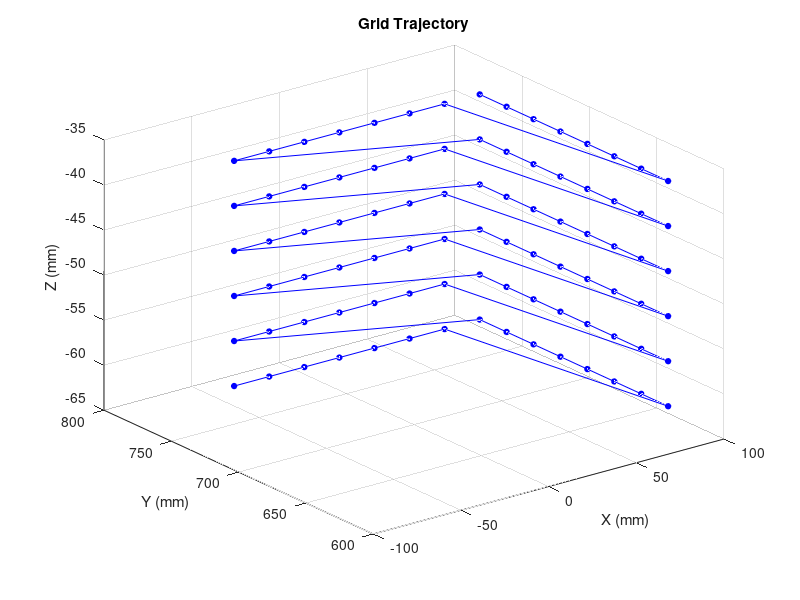

MATLAB code to generate this figure:
% grid_trajectory.m
% Sinh quỹ đạo dạng lưới 3D dựa trên file robot_ABB_grid.py
clear; clc; close all;

% Cấu hình Grid
XC = -45.0; YC = 635.0; ZC = -63.5; %[cite: 1]
GRID_X = 8; GRID_Y = 8; GRID_Z = 6; %[cite: 1]
STEP_XY = 20.0; STEP_Z = 5.0;       %[cite: 1]
GRID_ROW_TARGET = 8; GRID_COL_TARGET = 8; %[cite: 1]

path = [];
for iz = 0:(GRID_Z-1)
    z = ZC + iz * STEP_Z; %[cite: 1]
    for ix = 0:(GRID_X-1)
        x = XC + ix * STEP_XY; %[cite: 1]
        for iy = 0:(GRID_Y-1)
            y = YC + iy * STEP_XY; %[cite: 1]
            
            % Chỉ giữ các điểm nằm trên hàng 8 và cột 8
            if (ix == GRID_COL_TARGET - 1) || (iy == GRID_ROW_TARGET - 1) %[cite: 1]
                path = [path; x, y, z];
            end
        end
    end
end

% Vẽ đồ thị
figure('Name', 'Grid Trajectory');
plot3(path(:,1), path(:,2), path(:,3), '-bo', 'MarkerFaceColor', 'b', 'MarkerSize', 4);
title('Grid Trajectory'); xlabel('X (mm)'); ylabel('Y (mm)'); zlabel('Z (mm)');
grid on; view(3);
